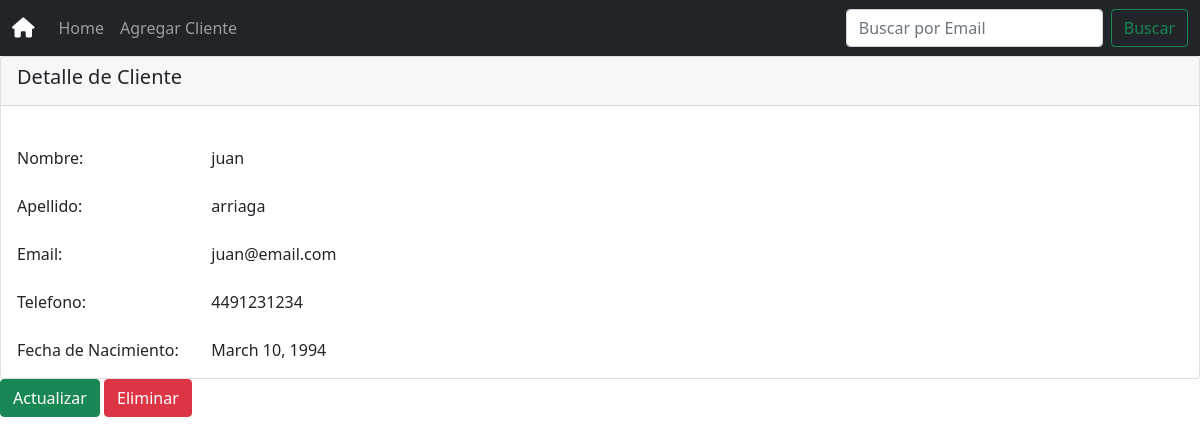
The page /consulta/juan@email.com on the database its author committed.
### clientes/models.py (models this page shows, shortened)
class Cliente(models.Model):
    nombre = models.CharField(null=False,max_length=255)
    apellido = models.CharField(null=True,max_length=255)
    nacimiento = models.DateField(null=True)
    telefono = models.CharField(null=True,max_length=255)
    email = models.EmailField(null=False,max_length=255)
    class Meta:
        db_table = 'Cliente'

### clientes/views.py (the view)
# urls.py: path('consulta/<str:email>', views.DView.as_view(),name="detail"),
class DView(DetailView):
    template_name = "consulta.html"
    model = Cliente
    context_object_name = 'cliente'
    slug_field = 'email'
    slug_url_kwarg = 'email'
    def get_context_data(self,**kwargs):
        context = super().get_context_data(**kwargs)
        clientes = self.get_queryset()
        clientes = Cliente.objects.filter(email=kwargs['object'].email)
        context['clientes'] = clientes
        return context

### clientes/templates/consulta.html
{% extends "land_page.html" %}
{% block content %}
<div class="card">
    <div class="card-header">
        <h5 class="card-title">Detalle de Cliente</h5>
    </div>
    <div class="card-body">
        <div class="row">
            <div class="row mt-4">
                <div class="col-2">
                    <label for="id_nombre">Nombre:</label>
                </div>
                <div class="col-6">
                    {{cliente.nombre}}
                </div>
            </div>
            <div class="row mt-4">
                <div class="col-2">
                    <label for="id_apellido">Apellido:</label>
                </div>
                <div class="col-6">
                    {{cliente.apellido}}
                </div>
            </div>
            <div class="row mt-4">
                <div class="col-2">
                    <label for="id_email">Email:</label>
                </div>
                <div class="col-6">
                    {{cliente.email}}
                </div>
            </div>
            <div class="row mt-4">
                <div class="col-2">
                    <label for="id_telefono">Telefono:</label>
                </div>
                <div class="col-6">
                    {{cliente.telefono}}
                </div>
            </div>
            <div class="row mt-4">
                <div class="col-2">
                    <label for="id_nacimiento">Fecha de Nacimiento:</label>
                </div>
                <div class="col-6">
                    {{cliente.nacimiento}}
                </div>
            </div>
        </div>
    </div>
</div>
<a class="btn btn-success" href="{% url 'update' pk=cliente.id %}" role="button">Actualizar</a>
<a class="btn btn-danger" href="{% url 'delete' pk=cliente.id %}" role="button">Eliminar</a>
{% endblock content %}

### rows shown on the page
Cliente: nombre "juan", apellido "arriaga", email "juan@email.com", telefono "4491231234", nacimiento "March 10, 1994"
